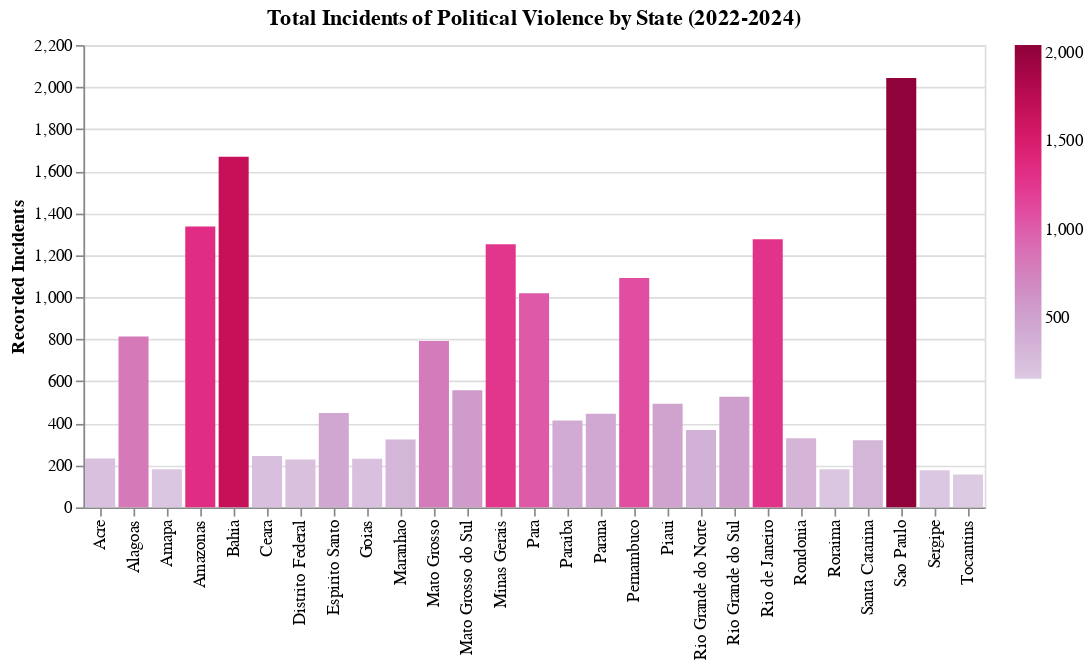

Source (Vega-Lite JSON):
### Vega-Lite specification from a JSON file in a GitHub repository (floating-point values rounded to 4 significant figures)
{"usermeta": {"embedOptions": {"theme": "dark"}}, "config": {"view": {"continuousWidth": 300, "continuousHeight": 300}}, "data": {"name": "data-530a09bf6daab2ab5fcb123148202427"}, "mark": {"type": "bar"}, "encoding": {"color": {"field": "incident_count", "scale": {"scheme": "purplered"}, "title": "", "type": "quantitative"}, "tooltip": [{"field": "admin1", "type": "nominal"}, {"field": "incident_count", "type": "quantitative"}], "x": {"field": "admin1", "title": "", "type": "nominal"}, "y": {"field": "incident_count", "title": "Recorded Incidents", "type": "quantitative"}}, "height": 400, "params": [{"name": "param_39", "select": {"type": "interval", "encodings": ["x", "y"]}, "bind": "scales"}], "title": "Total Incidents of Political Violence by State (2022-2024)", "width": "container", "$schema": "https://vega.github.io/schema/vega-lite/v5.20.1.json", "datasets": {"data-530a09bf6daab2ab5fcb123148202427": [{"SIGLA": "DF", "admin1": "Distrito Federal", "incident_count": 228}, {"SIGLA": "ES", "admin1": "Espirito Santo", "incident_count": 449}, {"SIGLA": "AM", "admin1": "Amazonas", "incident_count": 1337}, {"SIGLA": "AC", "admin1": "Acre", "incident_count": 232}, {"SIGLA": "TO", "admin1": "Tocantins", "incident_count": 157}, {"SIGLA": "RO", "admin1": "Rondonia", "incident_count": 329}, {"SIGLA": "GO", "admin1": "Goias", "incident_count": 231}, {"SIGLA": "RS", "admin1": "Rio Grande do Sul", "incident_count": 526}, {"SIGLA": "SC", "admin1": "Santa Catarina", "incident_count": 319}, {"SIGLA": "SP", "admin1": "Sao Paulo", "incident_count": 2043}, {"SIGLA": "MG", "admin1": "Minas Gerais", "incident_count": 1252}, {"SIGLA": "MS", "admin1": "Mato Grosso do Sul", "incident_count": 557}, {"SIGLA": "CE", "admin1": "Ceara", "incident_count": 244}, {"SIGLA": "PI", "admin1": "Piaui", "incident_count": 493}, {"SIGLA": "PA", "admin1": "Para", "incident_count": 1019}, {"SIGLA": "PE", "admin1": "Pernambuco", "incident_count": 1092}, {"SIGLA": "SE", "admin1": "Sergipe", "incident_count": 177}, {"SIGLA": "RJ", "admin1": "Rio de Janeiro", "incident_count": 1276}, {"SIGLA": "PR", "admin1": "Parana", "incident_count": 446}, {"SIGLA": "BA", "admin1": "Bahia", "incident_count": 1668}, {"SIGLA": "PB", "admin1": "Paraiba", "incident_count": 413}, {"SIGLA": "AP", "admin1": "Amapa", "incident_count": 182}, {"SIGLA": "RN", "admin1": "Rio Grande do Norte", "incident_count": 368}, {"SIGLA": "AL", "admin1": "Alagoas", "incident_count": 813}, {"SIGLA": "RR", "admin1": "Roraima", "incident_count": 182}, {"SIGLA": "MA", "admin1": "Maranhao", "incident_count": 323}, {"SIGLA": "MT", "admin1": "Mato Grosso", "incident_count": 792}]}, "autosize": {"type": "fit", "contains": "padding", "resize": true}}
